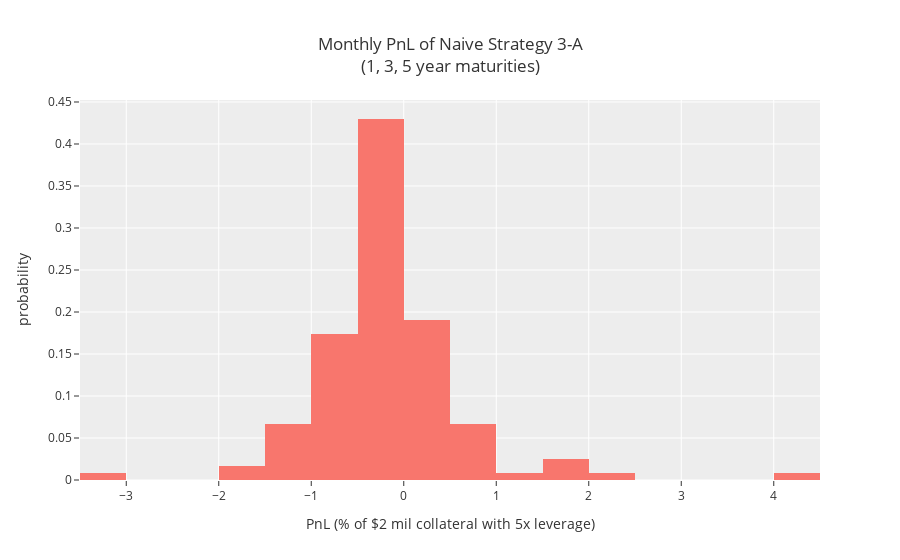

This figure's notebook cell:
### Code cell
plot_pnl_dist(
    'strat_n3A_135_sigma_thresh1.0_window_size52',
    title=f'Monthly PnL of Naive Strategy 3-A<br>(1, 3, 5 year maturities)',
    nbins=30,
)

### Figure 1 — Plotly figure (JSON) as saved in the notebook; plotly's stock layout.template omitted (floating-point values rounded to 4 significant figures)
{"data": [{"alignmentgroup": "True", "bingroup": "x", "histnorm": "probability", "hovertemplate": "variable=pnl_pct<br>PnL (% of $2 mil collateral with 5x leverage)=%{x}<br>probability=%{y}<extra></extra>", "legendgroup": "pnl_pct", "marker": {"color": "#F8766D", "pattern": {"shape": ""}}, "name": "pnl_pct", "nbinsx": 30, "offsetgroup": "pnl_pct", "orientation": "v", "showlegend": true, "type": "histogram", "x": [-1.275, -1.605, 0.6089, 0.4532, -0.7824, -1.445, -0.8562, -1.978, -1.351, -0.2524, -0.5317, -0.7557, -0.7903, 0.9155, -0.01684, -0.1917, 0.4846, -1.219, -0.4769, -1.091, -0.8552, -1.122, 0.6085, 0.2199, 0.0421, -0.3315, -0.2633, 0.07749, -0.5401, -0.3995, 0.3876, -0.504, -0.257, -0.4108, 1.95, 0.3463, 4.2, 1.268, -0.8239, 0.8256, -1.235, -3.178, 2.121, 0.8902, -0.6775, 0.01094, 0.3681, -1.083, -0.822, -0.5115, -0.3453, -0.5748, -0.5834, -0.6297, -0.562, -0.4771, -0.4721, -0.6452, -0.4582, -0.2908, -0.6385, -0.3426, -0.1944, 0.2402, 0.03042, -0.1406, -0.1568, -0.1525, -0.3515, -0.1947, -0.1332, -0.01537, -0.2764, -0.3118, -0.163, -0.1758, -0.2696, -0.1771, -0.2797, -0.1766, -0.063, 0.1595, -0.6746, -0.1342, -0.1507, -0.4322, -0.3501, -0.1798, 0.1879, 0.138, -0.4454, -0.6143, -0.5135, -0.0569, 0.0351, 0.1455, 0.1714, -0.05975, 0.3699, 0.9342, 0.06834, -0.1291, 0.1286, -0.3378, -0.08077, -0.036, -0.1597, -0.1095, -0.1239, -0.168, -0.1224, -0.08239, 0.2613, -0.1042, 0.9145, 1.711, 0.2892, 0.9793, -0.1564, 1.772, 0.3363], "xaxis": "x", "yaxis": "y"}], "layout": {"autosize": true, "barmode": "relative", "legend": {"title": {"text": "variable"}, "tracegroupgap": 0}, "showlegend": false, "title": {"text": "Monthly PnL of Naive Strategy 3-A<br>(1, 3, 5 year maturities)"}, "xaxis": {"anchor": "y", "autorange": true, "domain": [0, 1], "range": [-3.5, 4.5], "title": {"text": "PnL (% of $2 mil collateral with 5x leverage)"}, "type": "linear"}, "yaxis": {"anchor": "x", "autorange": true, "domain": [0, 1], "range": [0, 0.4524], "title": {"text": "probability"}}}}
